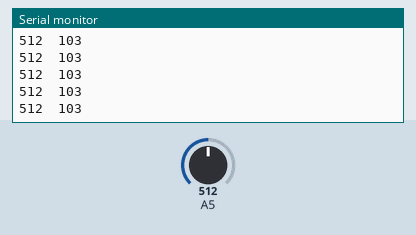
The sketch below on a simulated Arduino Uno, built with avr-gcc and run on an emulated ATmega328P. On the bench: the last lines printed to the serial monitor. Inputs (shaded band) come from the test bench; at power-on: A5 = 512.

Above: at 1.2 s.
1.3 s: A5 set to 340
At 1.5 s:
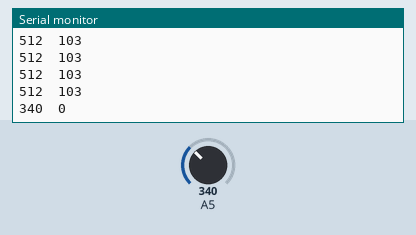
4.3 s: A5 set to 360
At 4.39 s:
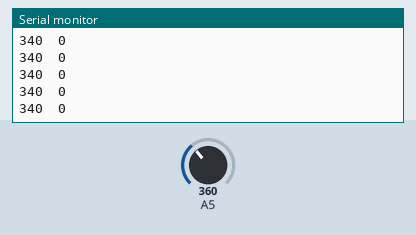
Timing chart, 0 to 7.3 s (numbered marks = the images above; inputs shaded):
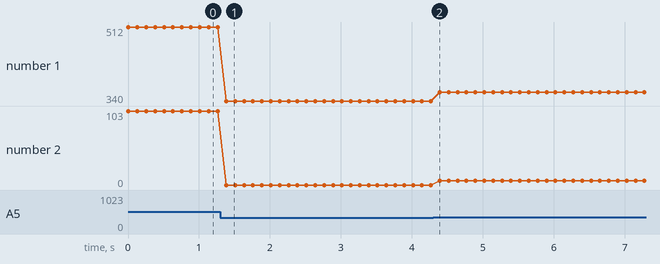

Measured:
- after the input at 1.3 s, the serial monitor: prints a new line after 0.09 s (image 1)
- plotted number 1: 512 → 340 after the input at 1.3 s, 340 → 360 after the input at 4.3 s
- plotted number 2: 103 → 0 after the input at 1.3 s, 0 → 6 after the input at 4.3 s

The sketch:

IR_basic_test.ino
```cpp
void setup()
{
  Serial.begin(9600);
}

int motor;
int ir_back;
int ir_left;
int ir_right;

void loop()
{
  motor = 0;
  ir_back = analogRead(5);
  Serial.print(ir_back);
  delay(125);

 if(ir_back >= 350)
 {
  motor = map(ir_back, 350, 750, 0, 255);
 }
  Serial.print("\t");
  Serial.println(motor);
}
```
